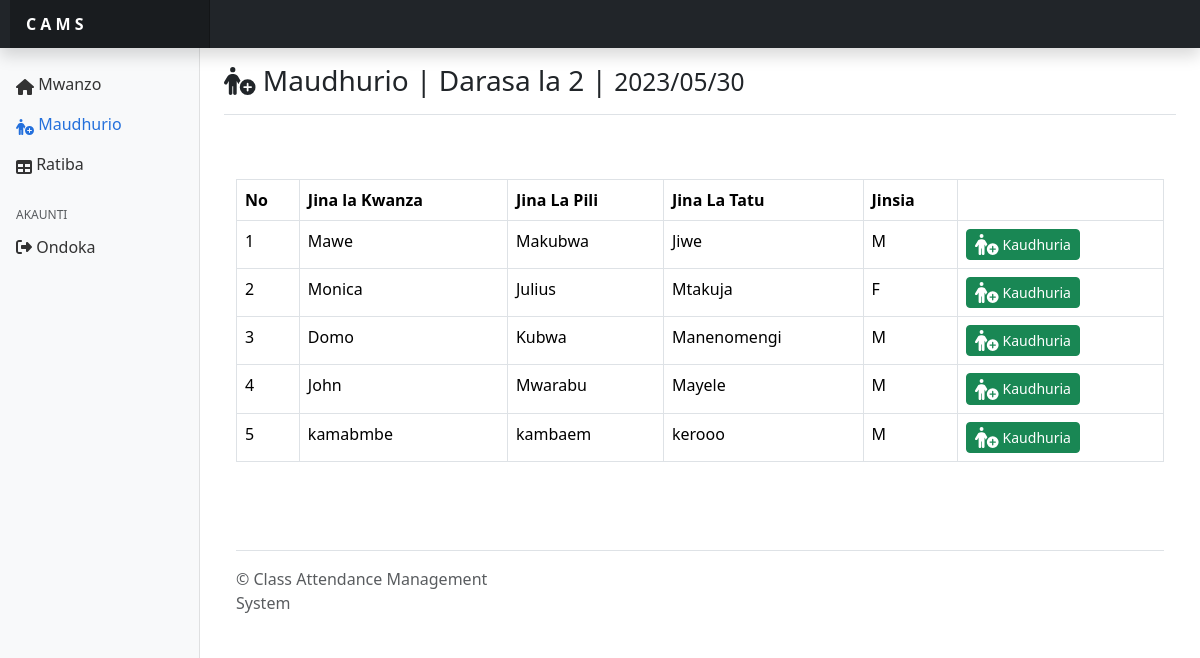
/classteacher/?attendance (signed in), run on the app's committed database.
### tables this page shows
CREATE TABLE `classes` (
  `class_id` int(11) NOT NULL,
  `name` text NOT NULL
);

CREATE TABLE `students` (
  `student_id` int(11) NOT NULL,
  `firstname` text NOT NULL,
  `secondname` text NOT NULL,
  `lastname` text NOT NULL,
  `gender` text NOT NULL,
  `class_id` int(11) NOT NULL,
  `classteacher_id` int(11) NOT NULL
);

### classteacher/attendance.php (the view, shortened to what this page needs)
<main class="col-md-9 ms-sm-auto col-lg-10 px-md-4">
    <div class="d-flex justify-content-between flex-wrap flex-md-nowrap align-items-center pt-3 pb-2 mb-3 border-bottom">
        <h5 class="h3"><i class="fa-solid fa-person-circle-plus"></i> Maudhurio | <?= $class_name; ?> | <small><?= date("Y/m/d"); ?></small>
        </h5>
    </div>
    <div class="container table-responsive py-5">
        <table class="table table-bordered table-hover">
            <thead class="thead-dark">
                <tr>
                    <th scope="col">No</th>
                    <th scope="col">Jina la Kwanza</th>
                    <th scope="col">Jina La Pili</th>
                    <th scope="col">Jina La Tatu</th>
                    <th scope="col">Jinsia</th>
                    <th scope="col"></th>
                </tr>
            </thead>
            <tbody>
                <?php
                      $classteacher_id = $_SESSION['classteacher'];
                      $date = date("Y/m/d");
                $get_students = "SELECT * FROM students WHERE class_id='$class_id' AND classteacher_id='$classteacher_id'";
                $run_students = mysqli_query($con, $get_students);
                $i = 0;
                while ($row_students = mysqli_fetch_array($run_students)) {
                    $first_name = $row_students['firstname'];
                    $i++;
                    $second_name = $row_students['secondname'];
                    $last_name = $row_students['lastname'];
                    $gender = $row_students['gender'];
                    $student_id = $row_students['student_id'];
                    $check = "SELECT * FROM attendance WHERE student_id='$student_id' AND date='$date'";
                    $run = mysqli_query($con,$check);
                    $checked = mysqli_num_rows($run);
                    if($checked >= 1){
                      $link = '<button type="button" class="btn btn-primary btn-sm" data-toggle="modal" data-target="#checkattend"> <i class="fa-solid fa-school fa-xl"></i>
                      </button>';
                    }else{
                     $link = '<a href="../classteacher/?attendance='. $student_id .'" > <button type="button" class="btn btn-success btn-sm" data-toggle="modal" data-target="#checkattend"> <i class="fa-solid fa-person-circle-plus fa-xl"></i>
                      Kaudhuria</button></a>';
                    }
                ?>
                    <tr>
                        <td scope="row"><?= $i; ?></td>
                        <td><?= $first_name ?></td>
                        <td><?= $second_name ?></td>
                        <td><?= $last_name ?></td>
                        <td><?= $gender ?></td>
                        <td><?= $link ?> </td>
                    </tr>
                <?php
                }
                ?>
            </tbody>
        </table>
    </div>

### data on the page
classes: name "Darasa la 2"
students: firstname "Mawe", secondname "Makubwa", lastname "Jiwe", gender "M"
students: firstname "Monica", secondname "Julius", lastname "Mtakuja", gender "F"
students: firstname "Domo", secondname "Kubwa", lastname "Manenomengi", gender "M"
students: firstname "John", secondname "Mwarabu", lastname "Mayele", gender "M"
students: firstname "kamabmbe", secondname "kambaem", lastname "kerooo", gender "M"
